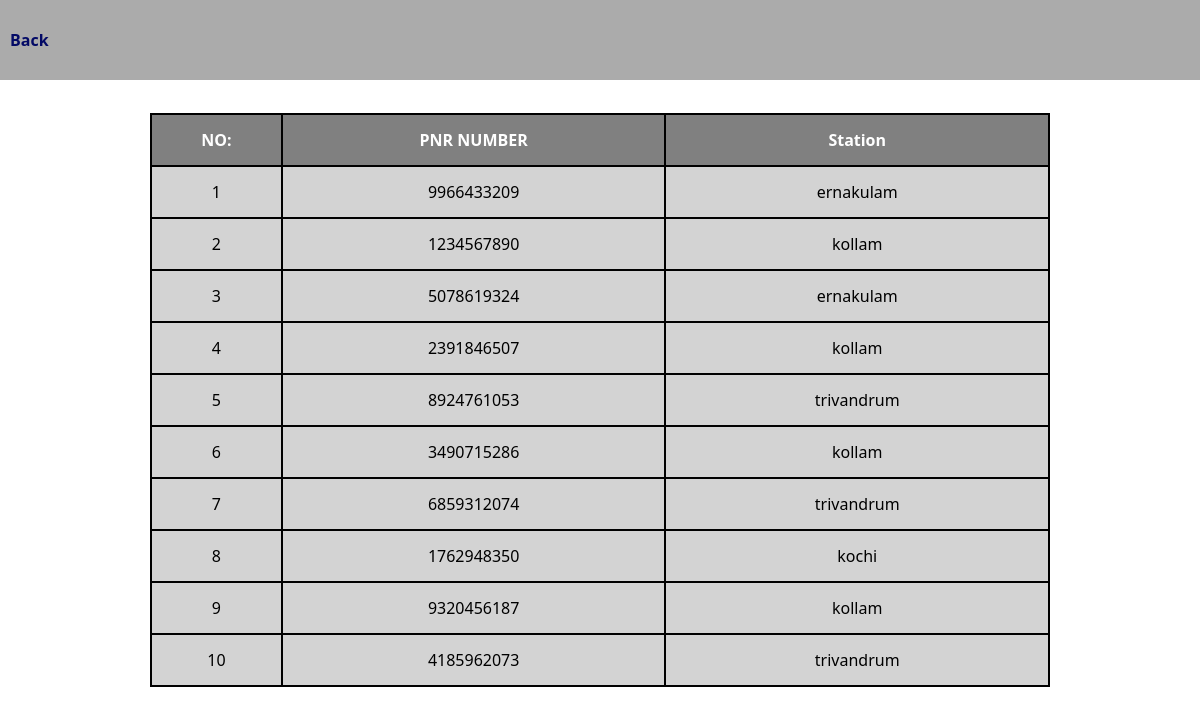
Page /display_pnr/ on the committed database.
### admin_app/models.py (models this page shows, shortened)
class PnrGenerator(models.Model):
  pnr_number = models.CharField(max_length=10, primary_key=True)
  pnr_station = models.CharField(max_length=25)

### user_app/views.py (the view)
# urls.py: path('display_pnr/', display_pnr, name='display_pnr'),
def display_pnr(request):
  pnr = PnrGenerator.objects.all()
  return render(request, 'pnr_generator.html', {'pnr':pnr})

### templates/pnr_generator.html (shortened to what this page needs)
<!DOCTYPE html>
<html lang="en">
<head>
</head>
<body>
  <div class="pnr-rendering-page">
    <nav>
      <div class="nav">
        <a href="{% url 'user_app:user_page' %}">Back</a>
      </div>
    </nav>
    <div class="user-table">
      <table class="content-table" bgcolor="black" width="900" style="text-align: center;">
          <tr bgcolor="gray" style="color: white;" height="50">
            <th width="100">NO:</th>
            <th width="300">PNR NUMBER</th>
            <th width="300">Station</th>
          </tr>
          {% for i in pnr %}
          <tr bgcolor="lightgray" height="50">
            <td>{{forloop.counter}}</td>
            <td>{{i.pnr_number}}</td>
            <td>{{i.pnr_station}}</td>
          </tr>
          {% endfor %}
      </table>
    </div>
</body>
</html>

### templates/pnr_generator.html (style rules this page uses)
body { padding: 0; margin: 0; box-sizing: border-box; }
.pnr-rendering-page { height: 100vh; width: 100%; display: flex; align-items: center; justify-content: center; font-family: system-ui, -apple-system, BlinkMacSystemFont, 'Segoe UI', Roboto, Oxygen, Ubuntu, Cantarell, 'Open Sans', 'Helvetica Neue', sans-serif; }
.pnr-rendering-page nav { position: fixed; top: 0; }
.pnr-rendering-page nav .nav { width: 100vw; height: 80px; background: rgb(171, 171, 171); display: flex; align-items: center; justify-content: start; }
.pnr-rendering-page nav a { color: rgb(3, 10, 102); margin-left: 10px; text-decoration: none; font-weight: bold; font-size: 16px; margin-right: 1rem; }

### rows in the picture
PnrGenerator: pnr_number "9966433209", pnr_station "ernakulam"
PnrGenerator: pnr_number "1234567890", pnr_station "kollam"
PnrGenerator: pnr_number "5078619324", pnr_station "ernakulam"
PnrGenerator: pnr_number "2391846507", pnr_station "kollam"
PnrGenerator: pnr_number "8924761053", pnr_station "trivandrum"
PnrGenerator: pnr_number "3490715286", pnr_station "kollam"
PnrGenerator: pnr_number "6859312074", pnr_station "trivandrum"
PnrGenerator: pnr_number "1762948350", pnr_station "kochi"
PnrGenerator: pnr_number "9320456187", pnr_station "kollam"
PnrGenerator: pnr_number "4185962073", pnr_station "trivandrum"
